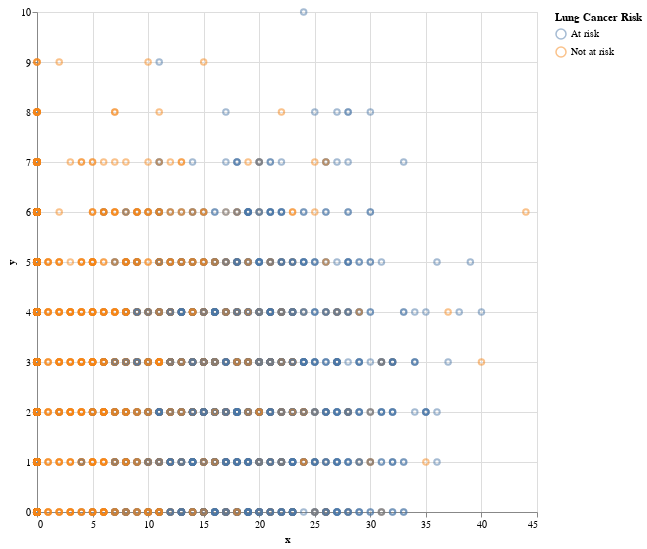

Notebook code cell kept with this figure:
### Code cell
import altair as alt
import pandas as pd

df = pd.read_csv("lung_cancer.csv")

categories = {
    "BMI": "bmi",
    "Exercise hours/week": "exercise_hours_per_week",
    "Diet quality": "diet_quality",
    "Alcohol units/week": "alcohol_units_per_week",
    "Cigarettes/day": "cigarettes_per_day",
    "Smoking years": "smoking_years",
}
vals = list(categories.values())
risk_col = "lung_cancer_risk"

df["risk_label"] = df[risk_col].map({0: "Not at risk", 1: "At risk"})

# add patient ids
df = df.reset_index(drop=True)
df["patient_id"] = df.index

xparam = alt.param(
    name="xvar",
    value=categories["Cigarettes/day"],
    bind=alt.binding_select(options=vals, labels=list(categories.keys()), name="X-axis: ")
)

yparam = alt.param(
    name="yvar",
    value=categories["Exercise hours/week"],
    bind=alt.binding_select(options=vals, labels=list(categories.keys()), name="Y-axis: ")
)

# switch to long format to iterate through
base = alt.Chart(df).add_params(xparam, yparam).transform_fold(
    vals, as_=["variable", "value"]
)

# compare only the chosen X or Y variable
data = (
    base
    .transform_filter((alt.datum.variable == xparam) | (alt.datum.variable == yparam))
    .transform_calculate(
        axis="if(datum.variable === xvar, 'x', 'y')"
    )
    .transform_aggregate(
        val="max(value)",  
        groupby=["patient_id", "axis", "risk_label"]
    )
    .transform_pivot(
        "axis", value="val", groupby=["patient_id", "risk_label"]
    )
)

chart = (
    data
    .mark_point()
    .encode(
        alt.X("x:Q"),
        alt.Y("y:Q"),
        alt.OpacityValue(0.5),
        alt.Color("risk_label:N", title="Lung Cancer Risk"),
        alt.Tooltip(["risk_label:N", "x:Q", "y:Q"])
    )
    .properties(width=500, height=500)
)

chart

### Figure 1 — Vega-Lite specification as saved in the notebook (floating-point values rounded to 4 significant figures; data arrays with more than 128 entries replaced by an {"elided": "..."} marker saying what was removed)
{"config": {"view": {"continuousWidth": 300, "continuousHeight": 300}}, "data": {"name": "data-9450edb386425d551e01527a0c0466d5"}, "mark": {"type": "point"}, "encoding": {"color": {"field": "risk_label", "title": "Lung Cancer Risk", "type": "nominal"}, "opacity": {"value": 0.5}, "tooltip": [{"field": "risk_label", "type": "nominal"}, {"field": "x", "type": "quantitative"}, {"field": "y", "type": "quantitative"}], "x": {"field": "x", "type": "quantitative"}, "y": {"field": "y", "type": "quantitative"}}, "height": 500, "params": [{"name": "xvar", "bind": {"input": "select", "options": ["bmi", "exercise_hours_per_week", "diet_quality", "alcohol_units_per_week", "cigarettes_per_day", "smoking_years"], "labels": ["BMI", "Exercise hours/week", "Diet quality", "Alcohol units/week", "Cigarettes/day", "Smoking years"], "name": "X-axis: "}, "value": "cigarettes_per_day"}, {"name": "yvar", "bind": {"input": "select", "options": ["bmi", "exercise_hours_per_week", "diet_quality", "alcohol_units_per_week", "cigarettes_per_day", "smoking_years"], "labels": ["BMI", "Exercise hours/week", "Diet quality", "Alcohol units/week", "Cigarettes/day", "Smoking years"], "name": "Y-axis: "}, "value": "exercise_hours_per_week"}], "transform": [{"fold": ["bmi", "exercise_hours_per_week", "diet_quality", "alcohol_units_per_week", "cigarettes_per_day", "smoking_years"], "as": ["variable", "value"]}, {"filter": "((datum.variable === xvar) || (datum.variable === yvar))"}, {"calculate": "if(datum.variable === xvar, 'x', 'y')", "as": "axis"}, {"aggregate": [{"op": "max", "field": "value", "as": "val"}], "groupby": ["patient_id", "axis", "risk_label"]}, {"pivot": "axis", "value": "val", "groupby": ["patient_id", "risk_label"]}], "width": 500, "$schema": "https://vega.github.io/schema/vega-lite/v6.1.0.json", "datasets": {"data-9450edb386425d551e01527a0c0466d5": {"elided": "5000 records"}}}
